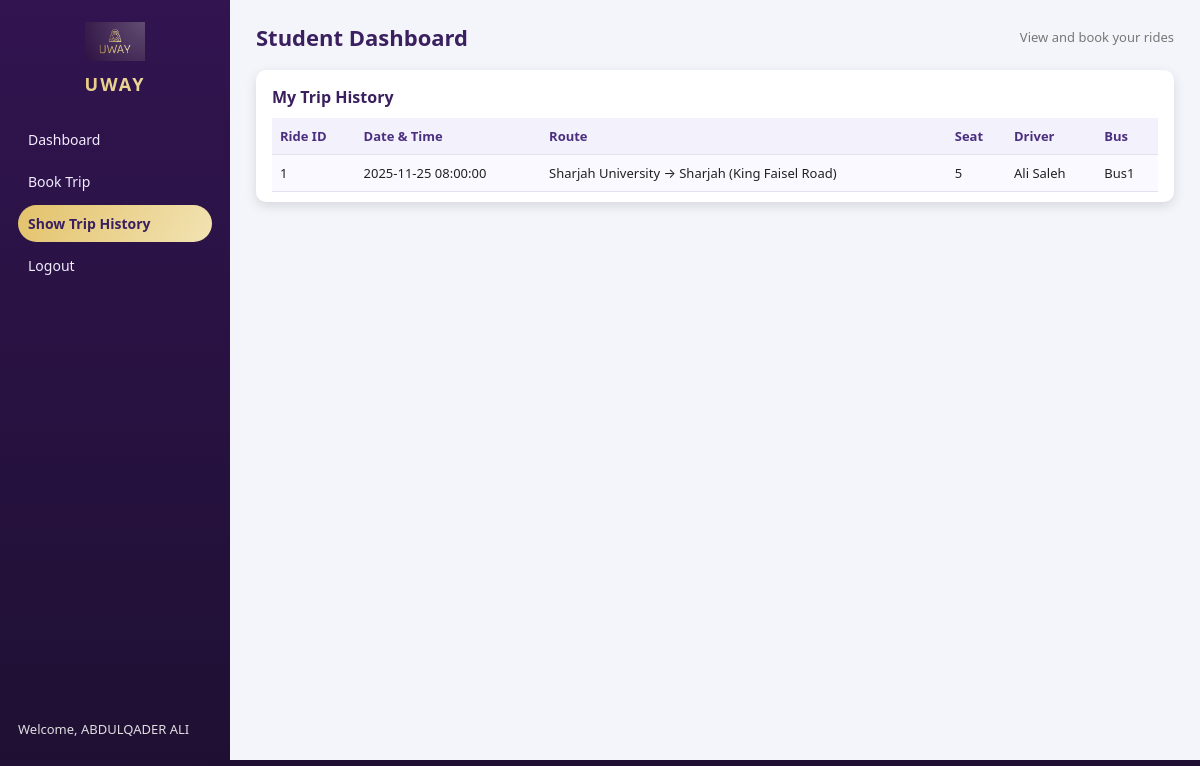
The app's page /student.php?page=history (signed in) with its own data.
### tables this page shows
CREATE TABLE Student
(
    StudentID VARCHAR(9) PRIMARY KEY,
    FirstName VARCHAR(50) NOT NULL,
    LastName VARCHAR(50) NOT NULL,
    Email VARCHAR(100) NOT NULL UNIQUE,
    ContactNumber VARCHAR(15),
    Department VARCHAR(100) NOT NULL,
    UserID INT NOT NULL,
    FOREIGN KEY (Email) REFERENCES `User`(Email),
    FOREIGN KEY (UserID) REFERENCES `User`(UserID)
);

CREATE TABLE Ride (
    RideID INT PRIMARY KEY AUTO_INCREMENT,
    DriverID VARCHAR(9) NOT NULL,
    RideDate DATETIME NOT NULL,
    RoadStart VARCHAR(100) NOT NULL,
    RoadEnd VARCHAR(100) NOT NULL,
    Status VARCHAR(20) NOT NULL CHECK (Status IN ('Scheduled', 'Completed', 'Cancelled')),
    FOREIGN KEY (DriverID) REFERENCES Driver(DriverID)
);

CREATE TABLE RideRegistration (
    RideID INT NOT NULL,
    StudentID VARCHAR(9) NOT NULL,
    SeatNumber INT,
    PRIMARY KEY (RideID, StudentID),
    FOREIGN KEY (RideID) REFERENCES Ride(RideID),
    FOREIGN KEY (StudentID) REFERENCES Student(StudentID)
);

CREATE TABLE Driver
(
    DriverID VARCHAR(9) PRIMARY KEY,
    FirstName VARCHAR(50) NOT NULL,
    LastName VARCHAR(50) NOT NULL,
    Email VARCHAR(100) NOT NULL UNIQUE,
    LicenseNumber VARCHAR(50) NOT NULL UNIQUE,
    ContactNumber VARCHAR(15),
    BusNumber VARCHAR(10) NOT NULL,
    UserID INT NOT NULL,
    FOREIGN KEY (Email) REFERENCES `User`(Email),
    FOREIGN KEY (UserID) REFERENCES `User`(UserID)
);

### student.php (the view, shortened to what this page needs)
<?php
$connection = mysqli_connect(DB_HOST, DB_USER, DB_PASSWORD, DB_NAME);
$user_id = $_SESSION['user_id'];
$query  = "SELECT StudentID, FirstName, LastName FROM Student WHERE UserID = $user_id";
$result = $connection->query($query);
$row    = mysqli_fetch_array($result);
$student_id   = $row['StudentID'];
$student_name = $row['FirstName'] . " " . $row['LastName'];
$page = "";
if (isset($_GET['page'])) {
    $page = $_GET['page'];
}
?>
<!DOCTYPE html>
<html lang="en">
<head>
    <link rel="stylesheet" href="style.css">
</head>
<body>
<div class="dashboard-layout">
    <aside class="sidebar">
        <div class="sidebar-logo">
            <img src="uway-logo.png" alt="UWAY">
            <div class="sidebar-logo-title">UWAY</div>
        </div>
        <ul class="sidebar-menu">
            <li><a href="student.php"<?php if ($page == "") echo " class='active'"; ?>>Dashboard</a></li>
            <li><a href="student.php?page=book"<?php if ($page == "book") echo " class='active'"; ?>>Book Trip</a></li>
            <li><a href="student.php?page=history"<?php if ($page == "history") echo " class='active'"; ?>>Show Trip History</a></li>
            <li><a href="login.php">Logout</a></li>
        </ul>
        <div class="sidebar-user">
            Welcome, <?php echo $student_name; ?>
        </div>
    </aside>
    <main class="main-content">
        <div class="main-header">
            <div class="main-header-title">Student Dashboard</div>
            <div class="main-header-right">View and book your rides</div>
        </div>
        <?php if ($page == "") { ?>
            <div class="uway-card">
                <h2>Welcome, <?php echo $student_name; ?></h2>
                <p>Select "Book Trip" to find a ride or view your previous trips in "Show Trip History".</p>
            </div>
        <?php } elseif ($page == "history") { ?>
            <section class="uway-table-wrapper">
                <div class="uway-table-title">My Trip History</div>
                <table>
                    <tr>
                        <th>Ride ID</th>
                        <th>Date &amp; Time</th>
                        <th>Route</th>
                        <th>Seat</th>
                        <th>Driver</th>
                        <th>Bus</th>
                    </tr>
                    <?php
                    $query = "SELECT Ride.RideID, Ride.RideDate, Ride.RoadStart, Ride.RoadEnd,
                                     RideRegistration.SeatNumber, Driver.FirstName,
                                     Driver.LastName, Driver.BusNumber
                                FROM Ride, RideRegistration, Driver
                                WHERE Ride.RideID = RideRegistration.RideID
                                AND Ride.DriverID = Driver.DriverID
                                AND RideRegistration.StudentID = '$student_id'
                                ORDER BY Ride.RideDate DESC
                    ";
                    $result = $connection->query($query);
                    if ($result && mysqli_num_rows($result) > 0) {
                        while ($row = mysqli_fetch_array($result)) {
                            $route  = $row['RoadStart'] . " → " . $row['RoadEnd'];
                            $driver = $row['FirstName'] . " " . $row['LastName'];
                            echo "<tr>";
                            echo "<td>".$row['RideID']."</td>";
                            echo "<td>".$row['RideDate']."</td>";
                            echo "<td>".$route."</td>";
                            echo "<td>".$row['SeatNumber']."</td>";
                            echo "<td>".$driver."</td>";
                            echo "<td>".$row['BusNumber']."</td>";
                            echo "</tr>";
                        }
                    } else {
                        echo "<tr><td colspan='6'>No trips found.</td></tr>";
                    }
                    ?>
                </table>
            </section>
        <?php } ?>
    </main>
</div>
</body>
</html>

### style.css (style rules this page uses)
:root { --uway-bg: #1f1033; --uway-bg-soft: #281542; --uway-bg-sidebar: #2d164a; --uway-card: #ffffff; --uway-border-soft: #e4e0f0; --uway-purple: #5a26a8; --uway-purple-dark: #421a7d; --uway-purple-soft: #6d3ad2; --uway-gold: #e3c26b; --uway-gold-light: #f2e3b3; --uway-text-main: #222222; --uway-text-muted: #777777; --uway-text-light: #f4f4f4; --uway-radius: 10px; --uway-shadow: 0 10px 25px rgba(0, 0, 0, 0.18); --uway-shadow-soft: 0 4px 12px rgba(0, 0, 0, 0.12); }
* { box-sizing: border-box; margin: 0; padding: 0; }
body { font-family: "Segoe UI", system-ui, -apple-system, BlinkMacSystemFont, sans-serif; background: radial-gradient(circle at top left, #4e2a8e, #1f1033 55%); color: var(--uway-text-main); min-height: 100vh; }
a { color: var(--uway-purple); text-decoration: none; }
.dashboard-layout { display: flex; min-height: calc(100vh - 40px); }
.sidebar { width: 230px; background: linear-gradient(180deg, #311450, #1f1033); padding: 22px 18px; color: var(--uway-text-light); display: flex; flex-direction: column; gap: 25px; }
.sidebar-logo { text-align: center; }
.sidebar-logo img { width: 60px; margin-bottom: 6px; }
.sidebar-logo-title { font-size: 18px; font-weight: 700; letter-spacing: 2px; background: linear-gradient(120deg, var(--uway-gold), var(--uway-gold-light)); -webkit-background-clip: text; -webkit-text-fill-color: transparent; }
.sidebar-menu { list-style: none; }
.sidebar-menu li { margin-bottom: 5px; }
.sidebar-menu a { display: block; color: #f2ecff; padding: 9px 10px; border-radius: 999px; font-size: 14px; transition: 0.2s background, 0.2s transform; }
.sidebar-menu a.active { background: linear-gradient(120deg, var(--uway-gold), var(--uway-gold-light)); color: #3a205f; font-weight: 600; }
.sidebar-user { margin-top: auto; font-size: 13px; opacity: 0.9; }
.main-content { flex: 1; padding: 22px 26px 30px; background: #f4f5fb; overflow-x: auto; }
.main-header { display: flex; justify-content: space-between; align-items: center; margin-bottom: 18px; }
.main-header-title { font-size: 22px; font-weight: 700; color: #3b205f; }
.main-header-right { font-size: 13px; color: var(--uway-text-muted); }
.uway-table-wrapper { background: var(--uway-card); padding: 16px 16px 10px; border-radius: var(--uway-radius); box-shadow: var(--uway-shadow-soft); margin-top: 10px; }
.uway-table-title { font-weight: 600; margin-bottom: 10px; color: #3b205f; }
table { width: 100%; border-collapse: collapse; font-size: 13px; }
th, td { padding: 9px 8px; border-bottom: 1px solid var(--uway-border-soft); text-align: left; }
th { background: #f3f1fb; color: #4b2f7f; font-weight: 600; }
tr:nth-child(even) td { background: #faf9ff; }

### records on screen
student: student_name "ABDULQADER ALI"
ride: RideID "1", RideDate "2025-11-25 08:00:00", route "Sharjah University → Sharjah (King Faisel Road)", rideregistration.SeatNumber "5", DriverID.LastName "Ali Saleh", DriverID.BusNumber "Bus1"
